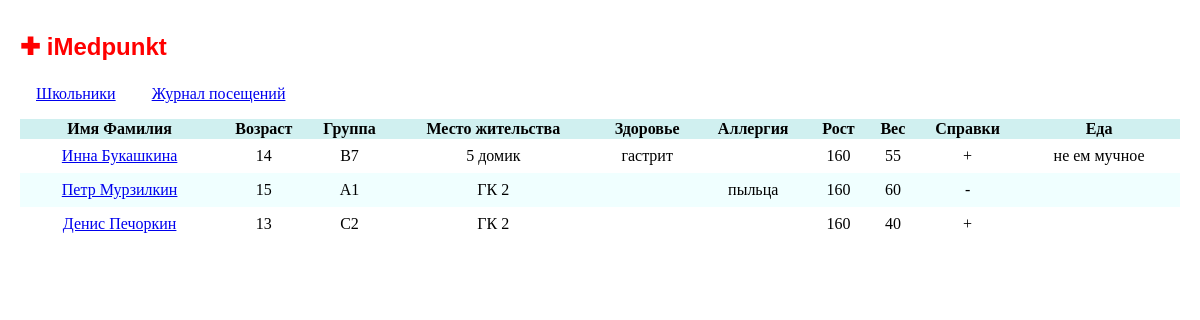
Screenshot of /student_list with the database file from the repository.
### iMedpunkt/models.py (models this page shows, shortened)
class Student(models.Model):
    first_name = models.CharField(max_length=50, default='#')
    patronymic = models.CharField(max_length=50, default='#')
    last_name = models.CharField(max_length=50, default='#')
    birth_date = models.DateField()
    sex = models.CharField(max_length=1, default="?")
    group = models.CharField(max_length=50, default='#')
    home = models.CharField(max_length=50, default='#')
    height = models.IntegerField(default=0)
    weight = models.IntegerField(default=0)
    health = models.CharField(max_length=100, default='#')
    allergy = models.CharField(max_length=100, default='#')
    food = models.CharField(max_length=100, default='#')
    bolel = models.BooleanField(default=False)
    cert1 = models.BooleanField(default=False)
    cert2 = models.BooleanField(default=False)
    def __str__(self):
        return self.first_name + " " + self.last_name
    def age(self):
        return (date.today() - self.birth_date).days // 365
    def certificates(self):
        if self.cert1 and self.cert2:
            return '+'
        return '-'

### iMedpunkt/views.py (the view)
# urls.py: url(r'^student_list$', student_list, name='student_list'),
def student_list(request):
    students = list(Student.objects.order_by("first_name"))
    template = loader.get_template('students_list.html')
    students.sort(key=lambda x: x.last_name)
    context = RequestContext(request, {
        'students': students
    })
    return HttpResponse(template.render(context))

### iMedpunkt/templates/students_list.html
{% extends "base.html" %}
{% block content %}
<table class="student">
    <tr class="student_head">
        <th>
            Имя Фамилия
        </th>
        <th>
            Возраст
        </th>
        <th>
            Группа
        </th>
        <th>
            Место жительства
        </th>
        <th>
            Здоровье
        </th>
        <th>
            Аллергия
        </th>
        <th>
            Рост
        </th>
        <th>
            Вес
        </th>
        <th>
            Справки
        </th>
        <th>
            Еда
        </th>
    </tr>
    {% for stud in students %}
    <tr class="student">
        <td class="student">
            <a href={% url 'student' stud.id %}> {{ stud }} </a>
        </td>
        <td class="student">
            {{ stud.age }}
        </td>
        <td class="student">
            {{ stud.group }}
        </td>
        <td class="student">
            {{ stud.home }}
        </td>
        <td class="student">
            {{ stud.health }}
        </td>
        <td class="student">
            {{ stud.allergy }}
        </td>
        <td class="student">
            {{ stud.height }}
        </td>
        <td class="student">
            {{ stud.weight }}
        </td>
        <td class="student">
            {{ stud.certificates }}
        </td>
        <td class="student">
            {{ stud.food }}
        </td>
    </tr>
    {% endfor %}
</table>
{% endblock %}

### iMedpunkt/static/main.css (style rules this page uses)
body { font-family: Verdana, Serif; font-size: 12pt; color: #000000; padding: 20px; margin: 0; }
table.student { border: none; border-collapse: collapse; width: 100%; margin-top: 1em; }
td.student { padding: 0.5em; vertical-align: top; text-align: center; }
tr.student_head { background-color: #d0f0f0; }
tr.student:nth-child(odd) { background-color: #f0ffff; }

### rows the page displays
Student: first_name+last_name "Инна Букашкина", age "14", group "B7", home "5 домик", health "гастрит", height "160", weight "55", certificates "+", food "не ем мучное"
Student: first_name+last_name "Петр Мурзилкин", age "15", group "A1", home "ГК 2", allergy "пыльца", height "160", weight "60", certificates "-"
Student: first_name+last_name "Денис Печоркин", age "13", group "C2", home "ГК 2", height "160", weight "40", certificates "+"
